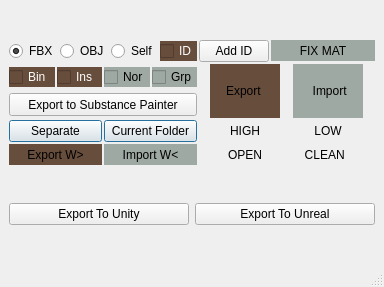
<?xml version="1.0" encoding="UTF-8"?>
<ui version="4.0">
 <class>MainWindowExporter</class>
 <widget class="QMainWindow" name="MainWindowExporter">
  <property name="geometry">
   <rect>
    <x>0</x>
    <y>0</y>
    <width>384</width>
    <height>287</height>
   </rect>
  </property>
  <property name="windowTitle">
   <string>Exporter</string>
  </property>
  <widget class="QWidget" name="centralwidget">
   <layout class="QGridLayout" name="gridLayout_4">
    <item row="0" column="0">
     <layout class="QGridLayout" name="gridLayout">
      <property name="spacing">
       <number>2</number>
      </property>
      <item row="0" column="2">
       <layout class="QHBoxLayout" name="horizontalLayout_5">
        <property name="spacing">
         <number>2</number>
        </property>
        <item>
         <widget class="QPushButton" name="btnFixMaterial">
          <property name="minimumSize">
           <size>
            <width>0</width>
            <height>21</height>
           </size>
          </property>
          <property name="maximumSize">
           <size>
            <width>16777215</width>
            <height>16777215</height>
           </size>
          </property>
          <property name="styleSheet">
           <string notr="true">QPushButton { 
	background-color: rgb(159, 169, 163);
	border: 1px;
}
</string>
          </property>
          <property name="text">
           <string>FIX MAT</string>
          </property>
         </widget>
        </item>
       </layout>
      </item>
      <item row="1" column="0">
       <layout class="QHBoxLayout" name="horizontalLayout">
        <property name="spacing">
         <number>2</number>
        </property>
        <item>
         <widget class="QCheckBox" name="cbBinary">
          <property name="maximumSize">
           <size>
            <width>60</width>
            <height>16777215</height>
           </size>
          </property>
          <property name="styleSheet">
           <string notr="true">background-color: rgb(103, 77, 60);
color: rgb(255, 255, 255);</string>
          </property>
          <property name="text">
           <string>Bin</string>
          </property>
         </widget>
        </item>
        <item>
         <widget class="QCheckBox" name="cbKeepInstance">
          <property name="maximumSize">
           <size>
            <width>60</width>
            <height>16777215</height>
           </size>
          </property>
          <property name="toolTip">
           <string>&lt;html&gt;&lt;head/&gt;&lt;body&gt;&lt;p&gt;&lt;span style=&quot; font-size:10pt;&quot;&gt;Nếu tick chọn sẽ giữ Instance khi export file&lt;/span&gt;&lt;/p&gt;&lt;/body&gt;&lt;/html&gt;</string>
          </property>
          <property name="styleSheet">
           <string notr="true">background-color: rgb(103, 77, 60);
color: rgb(255, 255, 255);</string>
          </property>
          <property name="text">
           <string>Ins</string>
          </property>
         </widget>
        </item>
        <item>
         <widget class="QCheckBox" name="cbKeepVertexNormal">
          <property name="maximumSize">
           <size>
            <width>60</width>
            <height>16777215</height>
           </size>
          </property>
          <property name="toolTip">
           <string>&lt;html&gt;&lt;head/&gt;&lt;body&gt;&lt;p&gt;&lt;span style=&quot; font-size:10pt;&quot;&gt;Nếu tick chọn sẽ Lock Normal khi Import(Chỉ có tác dụng khi Import)&lt;br/&gt;&lt;/span&gt;&lt;/p&gt;&lt;/body&gt;&lt;/html&gt;</string>
          </property>
          <property name="styleSheet">
           <string notr="true">background-color: rgb(159, 169, 163);
color: rgb(0, 0, 0);</string>
          </property>
          <property name="text">
           <string>Nor</string>
          </property>
         </widget>
        </item>
        <item>
         <widget class="QCheckBox" name="cbKeepGroup">
          <property name="maximumSize">
           <size>
            <width>60</width>
            <height>16777215</height>
           </size>
          </property>
          <property name="toolTip">
           <string>&lt;html&gt;&lt;head/&gt;&lt;body&gt;&lt;p&gt;&lt;span style=&quot; font-size:10pt;&quot;&gt;Nếu tick chọn Sẽ tạo group khi import file vào scene với tên &amp;quot;ZZZ_imported_group&amp;quot;&lt;/span&gt;&lt;/p&gt;&lt;/body&gt;&lt;/html&gt;</string>
          </property>
          <property name="styleSheet">
           <string notr="true">background-color: rgb(159, 169, 163);
color: rgb(0, 0, 0);</string>
          </property>
          <property name="text">
           <string>Grp</string>
          </property>
          <property name="tristate">
           <bool>false</bool>
          </property>
         </widget>
        </item>
       </layout>
      </item>
      <item row="1" column="1" rowspan="2" colspan="2">
       <layout class="QHBoxLayout" name="horizontalLayout_8">
        <property name="spacing">
         <number>2</number>
        </property>
        <item>
         <widget class="QPushButton" name="btnExport">
          <property name="minimumSize">
           <size>
            <width>0</width>
            <height>54</height>
           </size>
          </property>
          <property name="maximumSize">
           <size>
            <width>70</width>
            <height>16777215</height>
           </size>
          </property>
          <property name="toolTip">
           <string>&lt;html&gt;&lt;head/&gt;&lt;body&gt;&lt;p&gt;&lt;span style=&quot; font-size:10pt;&quot;&gt;Export Standard&lt;/span&gt;&lt;/p&gt;&lt;/body&gt;&lt;/html&gt;</string>
          </property>
          <property name="styleSheet">
           <string notr="true">QPushButton { 
	
	
	
	background-color: rgb(103, 77, 60);
	border: 1px;
}
</string>
          </property>
          <property name="text">
           <string>Export </string>
          </property>
          <property name="checkable">
           <bool>false</bool>
          </property>
          <property name="default">
           <bool>true</bool>
          </property>
         </widget>
        </item>
        <item>
         <widget class="QPushButton" name="btnImport">
          <property name="minimumSize">
           <size>
            <width>0</width>
            <height>54</height>
           </size>
          </property>
          <property name="maximumSize">
           <size>
            <width>70</width>
            <height>16777215</height>
           </size>
          </property>
          <property name="toolTip">
           <string>&lt;html&gt;&lt;head/&gt;&lt;body&gt;&lt;p&gt;&lt;span style=&quot; font-size:10pt;&quot;&gt;Import Standard&lt;/span&gt;&lt;/p&gt;&lt;/body&gt;&lt;/html&gt;</string>
          </property>
          <property name="styleSheet">
           <string notr="true">QPushButton { 
	background-color: rgb(159, 169, 163);
	border: 1px;
}
</string>
          </property>
          <property name="text">
           <string> Import</string>
          </property>
          <property name="autoDefault">
           <bool>false</bool>
          </property>
          <property name="default">
           <bool>true</bool>
          </property>
         </widget>
        </item>
       </layout>
      </item>
      <item row="2" column="0">
       <layout class="QHBoxLayout" name="horizontalLayout_4">
        <property name="spacing">
         <number>2</number>
        </property>
        <item>
         <widget class="QPushButton" name="btnExportSP">
          <property name="minimumSize">
           <size>
            <width>0</width>
            <height>23</height>
           </size>
          </property>
          <property name="maximumSize">
           <size>
            <width>16777215</width>
            <height>23</height>
           </size>
          </property>
          <property name="text">
           <string>Export to Substance Painter</string>
          </property>
         </widget>
        </item>
       </layout>
      </item>
      <item row="3" column="0">
       <layout class="QHBoxLayout" name="horizontalLayout_3">
        <property name="spacing">
         <number>2</number>
        </property>
        <item>
         <widget class="QPushButton" name="btnExportSeparatePart">
          <property name="minimumSize">
           <size>
            <width>0</width>
            <height>0</height>
           </size>
          </property>
          <property name="maximumSize">
           <size>
            <width>16777215</width>
            <height>16777215</height>
           </size>
          </property>
          <property name="text">
           <string>Separate</string>
          </property>
          <property name="default">
           <bool>true</bool>
          </property>
         </widget>
        </item>
        <item>
         <widget class="QPushButton" name="btnExportCurrentFolder">
          <property name="text">
           <string>Current Folder</string>
          </property>
          <property name="default">
           <bool>true</bool>
          </property>
          <property name="flat">
           <bool>false</bool>
          </property>
         </widget>
        </item>
       </layout>
      </item>
      <item row="3" column="1" colspan="2">
       <layout class="QHBoxLayout" name="horizontalLayout_6">
        <property name="spacing">
         <number>2</number>
        </property>
        <item>
         <widget class="QPushButton" name="btnExportHigh">
          <property name="minimumSize">
           <size>
            <width>70</width>
            <height>0</height>
           </size>
          </property>
          <property name="maximumSize">
           <size>
            <width>70</width>
            <height>16777215</height>
           </size>
          </property>
          <property name="text">
           <string>HIGH</string>
          </property>
          <property name="default">
           <bool>true</bool>
          </property>
          <property name="flat">
           <bool>true</bool>
          </property>
         </widget>
        </item>
        <item>
         <widget class="QPushButton" name="btnExportLow">
          <property name="minimumSize">
           <size>
            <width>70</width>
            <height>0</height>
           </size>
          </property>
          <property name="maximumSize">
           <size>
            <width>70</width>
            <height>16777215</height>
           </size>
          </property>
          <property name="text">
           <string>LOW</string>
          </property>
          <property name="default">
           <bool>true</bool>
          </property>
          <property name="flat">
           <bool>true</bool>
          </property>
         </widget>
        </item>
       </layout>
      </item>
      <item row="4" column="0">
       <layout class="QHBoxLayout" name="horizontalLayout_2">
        <property name="spacing">
         <number>2</number>
        </property>
        <item>
         <widget class="QPushButton" name="btnExportWorking">
          <property name="minimumSize">
           <size>
            <width>0</width>
            <height>21</height>
           </size>
          </property>
          <property name="font">
           <font>
            <weight>50</weight>
            <italic>false</italic>
            <bold>false</bold>
            <underline>false</underline>
            <strikeout>false</strikeout>
           </font>
          </property>
          <property name="toolTip">
           <string>&lt;html&gt;&lt;head/&gt;&lt;body&gt;&lt;p&gt;&lt;span style=&quot; font-size:10pt;&quot;&gt;Export Working File&lt;/span&gt;&lt;/p&gt;&lt;/body&gt;&lt;/html&gt;</string>
          </property>
          <property name="autoFillBackground">
           <bool>false</bool>
          </property>
          <property name="styleSheet">
           <string notr="true">QPushButton { 
	background-color: rgb(103, 77, 60);
	border: 1px;
}
</string>
          </property>
          <property name="text">
           <string>Export W&gt;</string>
          </property>
          <property name="default">
           <bool>true</bool>
          </property>
         </widget>
        </item>
        <item>
         <widget class="QPushButton" name="btnImportWorking">
          <property name="minimumSize">
           <size>
            <width>0</width>
            <height>21</height>
           </size>
          </property>
          <property name="toolTip">
           <string>&lt;html&gt;&lt;head/&gt;&lt;body&gt;&lt;p&gt;&lt;span style=&quot; font-size:10pt;&quot;&gt;Import Working File&lt;/span&gt;&lt;/p&gt;&lt;/body&gt;&lt;/html&gt;</string>
          </property>
          <property name="styleSheet">
           <string notr="true">QPushButton { 
	background-color: rgb(159, 169, 163);
	border: 1px;
}
</string>
          </property>
          <property name="text">
           <string>Import W&lt;</string>
          </property>
          <property name="default">
           <bool>true</bool>
          </property>
         </widget>
        </item>
       </layout>
      </item>
      <item row="4" column="1" colspan="2">
       <layout class="QHBoxLayout" name="horizontalLayout_7">
        <property name="spacing">
         <number>2</number>
        </property>
        <item>
         <widget class="QPushButton" name="btnOpenFolder">
          <property name="minimumSize">
           <size>
            <width>70</width>
            <height>0</height>
           </size>
          </property>
          <property name="maximumSize">
           <size>
            <width>70</width>
            <height>16777215</height>
           </size>
          </property>
          <property name="text">
           <string>OPEN</string>
          </property>
          <property name="default">
           <bool>true</bool>
          </property>
          <property name="flat">
           <bool>true</bool>
          </property>
         </widget>
        </item>
        <item>
         <widget class="QPushButton" name="btnDeleteFolder">
          <property name="minimumSize">
           <size>
            <width>70</width>
            <height>0</height>
           </size>
          </property>
          <property name="maximumSize">
           <size>
            <width>70</width>
            <height>16777215</height>
           </size>
          </property>
          <property name="text">
           <string>CLEAN  </string>
          </property>
          <property name="default">
           <bool>true</bool>
          </property>
          <property name="flat">
           <bool>true</bool>
          </property>
         </widget>
        </item>
       </layout>
      </item>
      <item row="0" column="0">
       <layout class="QHBoxLayout" name="horizontalLayout_9">
        <property name="spacing">
         <number>2</number>
        </property>
        <item>
         <widget class="QRadioButton" name="rbFBX">
          <property name="maximumSize">
           <size>
            <width>60</width>
            <height>16777215</height>
           </size>
          </property>
          <property name="toolTip">
           <string>&lt;html&gt;&lt;head/&gt;&lt;body&gt;&lt;p&gt;&lt;span style=&quot; font-size:10pt;&quot;&gt;Export ra file định dạng .FBX&lt;/span&gt;&lt;/p&gt;&lt;/body&gt;&lt;/html&gt;</string>
          </property>
          <property name="text">
           <string>FBX</string>
          </property>
          <property name="checked">
           <bool>true</bool>
          </property>
         </widget>
        </item>
        <item>
         <widget class="QRadioButton" name="rbObj">
          <property name="maximumSize">
           <size>
            <width>60</width>
            <height>16777215</height>
           </size>
          </property>
          <property name="toolTip">
           <string>&lt;html&gt;&lt;head/&gt;&lt;body&gt;&lt;p&gt;&lt;span style=&quot; font-size:10pt;&quot;&gt;Export ra file định dạng .OBJ&lt;/span&gt;&lt;/p&gt;&lt;/body&gt;&lt;/html&gt;</string>
          </property>
          <property name="text">
           <string>OBJ</string>
          </property>
         </widget>
        </item>
        <item>
         <widget class="QRadioButton" name="rbSelf">
          <property name="maximumSize">
           <size>
            <width>60</width>
            <height>16777215</height>
           </size>
          </property>
          <property name="toolTip">
           <string>&lt;html&gt;&lt;head/&gt;&lt;body&gt;&lt;p&gt;&lt;span style=&quot; font-size:10pt;&quot;&gt;Export ra file định dạng theo Software đang sử dụng&lt;/span&gt;&lt;/p&gt;&lt;/body&gt;&lt;/html&gt;</string>
          </property>
          <property name="text">
           <string>Self</string>
          </property>
         </widget>
        </item>
        <item>
         <widget class="QCheckBox" name="cbKeepID">
          <property name="enabled">
           <bool>true</bool>
          </property>
          <property name="maximumSize">
           <size>
            <width>60</width>
            <height>16777215</height>
           </size>
          </property>
          <property name="toolTip">
           <string>&lt;html&gt;&lt;head/&gt;&lt;body&gt;&lt;p&gt;&lt;span style=&quot; font-size:10pt;&quot;&gt;Nếu tick chọn sẽ thêm suffix ID* vào tên Material khi Export(Chỉ dùng cho Multisub Material trong 3dsmax)&lt;/span&gt;&lt;/p&gt;&lt;/body&gt;&lt;/html&gt;</string>
          </property>
          <property name="styleSheet">
           <string notr="true">background-color: rgb(103, 77, 60);
color: rgb(255, 255, 255);</string>
          </property>
          <property name="text">
           <string>ID</string>
          </property>
         </widget>
        </item>
       </layout>
      </item>
      <item row="0" column="1">
       <widget class="QPushButton" name="btnAddID">
        <property name="minimumSize">
         <size>
          <width>70</width>
          <height>0</height>
         </size>
        </property>
        <property name="maximumSize">
         <size>
          <width>70</width>
          <height>16777215</height>
         </size>
        </property>
        <property name="text">
         <string>Add ID</string>
        </property>
       </widget>
      </item>
     </layout>
    </item>
    <item row="1" column="0">
     <layout class="QGridLayout" name="gridLayout_2">
      <item row="0" column="0">
       <widget class="QPushButton" name="btnExportToUnity">
        <property name="text">
         <string>Export To Unity</string>
        </property>
       </widget>
      </item>
      <item row="0" column="1">
       <widget class="QPushButton" name="btnExportToUnreal">
        <property name="text">
         <string>Export To Unreal</string>
        </property>
       </widget>
      </item>
     </layout>
    </item>
   </layout>
  </widget>
  <widget class="QMenuBar" name="menubar">
   <property name="geometry">
    <rect>
     <x>0</x>
     <y>0</y>
     <width>384</width>
     <height>29</height>
    </rect>
   </property>
  </widget>
  <widget class="QStatusBar" name="statusbar"/>
 </widget>
 <resources/>
 <connections/>
</ui>
